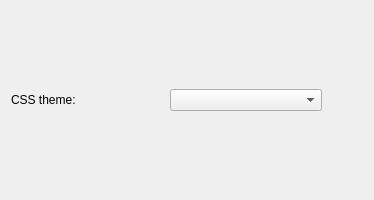
<?xml version="1.0" encoding="UTF-8"?>
<ui version="4.0">
 <class>settingsCSS</class>
 <widget class="QWidget" name="settingsCSS">
  <property name="geometry">
   <rect>
    <x>0</x>
    <y>0</y>
    <width>374</width>
    <height>200</height>
   </rect>
  </property>
  <layout class="QGridLayout">
   <item row="0" column="2">
    <spacer>
     <property name="orientation">
      <enum>Qt::Vertical</enum>
     </property>
     <property name="sizeType">
      <enum>QSizePolicy::Expanding</enum>
     </property>
     <property name="sizeHint" stdset="0">
      <size>
       <width>41</width>
       <height>20</height>
      </size>
     </property>
    </spacer>
   </item>
   <item row="0" column="0">
    <widget class="QLabel" name="backgroundLabel">
     <property name="text">
      <string>CSS theme:</string>
     </property>
     <property name="wordWrap">
      <bool>false</bool>
     </property>
    </widget>
   </item>
   <item row="0" column="1">
    <widget class="QComboBox" name="kcfg_css_theme"/>
   </item>
  </layout>
 </widget>
 <resources/>
 <connections/>
</ui>
